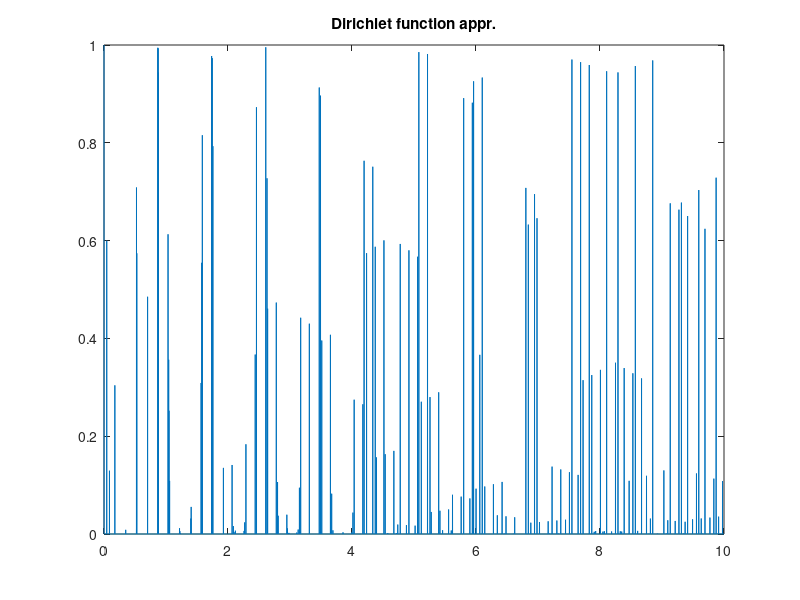

MATLAB code for this plot:
close all; clear all; clc;
t=0:0.001:10;
ft=(cos(factorial(100)*pi*t)).^(2*10000);
figure(1)

plot(t,ft)
title('Dirichlet function appr.')